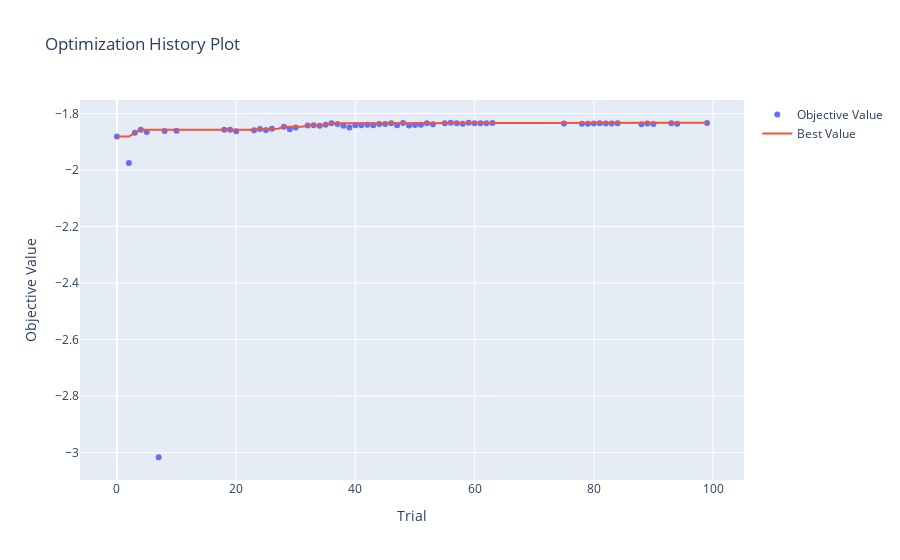

The notebook cell this image was saved under:
### Code cell
plot_optimization_history(study_xgb)
